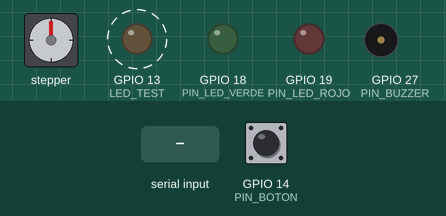
Simulated run of this sketch. Board: ESP32. On the bench: stepper motor, output pins drawn as LEDs (lit = HIGH), buzzer (waves = sounding, pin HIGH). Wiring (inferred from the names in the program): stepper motor (2048 steps per turn assumed): coils GPIO 32, GPIO 33, GPIO 25, GPIO 26. Dashed ring = blinking. The test bench sets the inputs (shaded band); at power-on: GPIO 14 (PIN_BOTON) HIGH. Pins used as bus, display or sensor lines are not drawn.

Above: at 1.2 s.
1.3 s: "1\n" received over Serial
At 1.75 s:
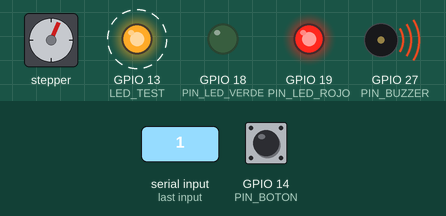
4.3 s: GPIO 14 (PIN_BOTON) pulled LOW for 1 s
At 5.9 s:
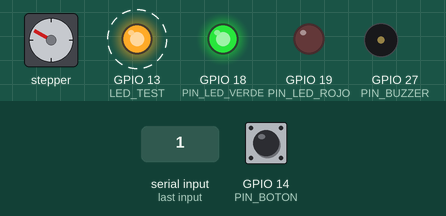
7.3 s: "2\n" received over Serial
At 7.75 s:
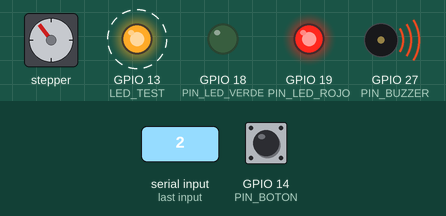
10.3 s: "3\n" received over Serial
13.3 s: GPIO 14 (PIN_BOTON) pulled LOW for 0.15 s
At 13.9 s:
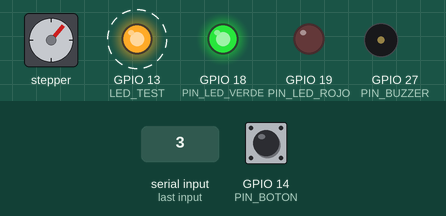
16.3 s: "4\n" received over Serial
At 18.9 s:
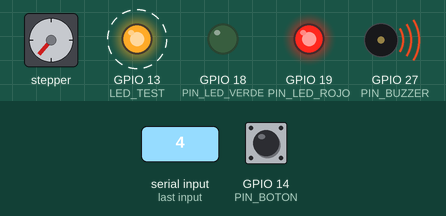
Timing chart, 0 to 20.3 s (numbered marks = the images above; inputs shaded):
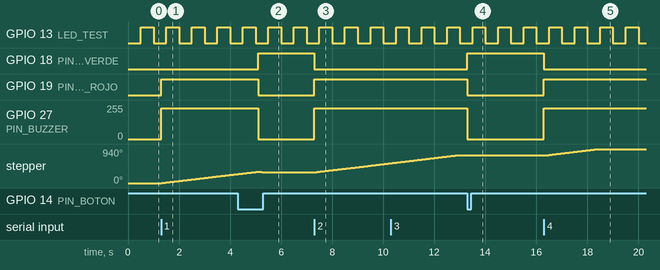

The sketch:

Codigo_Pastillero_Automatico.ino
```cpp
/*  ITES
 *  Cursada 2022
 *
 *  Código: Movimiento Motor Paso a Paso.
 *
 *  Autores: Faggi Gianfranco, Funes Diego, Clarembaux Juan.
 *  Fecha: 04/10/2022
 *
 *  Código: Paso a Paso Pastillero
 *
 *  Codigo de funcionamiento dentro del dispensador.
 *  El motor gira segun el valor que se ingrese por consola (en sentido horario y anti horario),
 *  el buzzer debe prender cuando este realiza un movimiento hacia la derecha hasta que el usuario tome la pastilla
 *  un led (verde) debe estar encendido cuando el dispositivo esta sin movimiento, mientras un led (rojo) debe encenderse cuando la pastilla este servida.
 */

//PINES PASO A PASO
#define IN1  32
#define IN2  33
#define IN3  25
#define IN4  26

//INTERVALO DE ESPERA ENTRE PASO Y PASO
#define INTERVALO_ESPERA_MOTOR               2

//SECUENCIA DE PASOS (par máximo)
int paso [4][4] =
{
  {1, 0, 0, 0},
  {0, 1, 0, 0},
  {0, 0, 1, 0},
  {0, 0, 0, 1},
};

//INFORMACION PASO A PASO
int     Pasos_a_realizar_ida =               0;                                  //Cantidad de pasos a realizar por el motor paso a paso en sentido horario
int     Pasos_recibidos =                    0;                                  //Variable ingresada por el servidor, la cual manda la cantidad de vueltas a realizar por el motor
int     Pasos_a_realizar_vuelta =            0;                                  //Cantidad de pasos a realizar por el motor paso a paso en sentido anti-horario


//LED TEST
#define INTERVALO                            500                                 //Tiempo en ms
#define LED_TEST                             13                                  // LED USADO EN EL BLINK DE HABILITACION
#define CONFIG_LED_TEST                      pinMode(LED_TEST, OUTPUT)
#define ACTUALIZAR_LED_TEST(X)               digitalWrite(LED_TEST, X)

//PINES BUZZER
#define PIN_BUZZER                           27
byte salida                                  = 230;
byte entrada                                 = 0;

//PINES BOTON
#define PIN_BOTON                            14
int EstaApretado = HIGH;

//LED ROJO
#define PIN_LED_ROJO                         19                                 // LED ROJO
#define CONFIG_LED_ROJO                      pinMode(PIN_LED_ROJO, OUTPUT)
#define ACTUALIZAR_LED_ROJO(X)               digitalWrite(PIN_LED_ROJO, X)
//LED VERDE
#define PIN_LED_VERDE                        18                                 // LED VERDE
#define CONFIG_LED_VERDE                     pinMode(PIN_LED_VERDE, OUTPUT)
#define ACTUALIZAR_LED_VERDE(X)              digitalWrite(PIN_LED_VERDE, X)

//----------------------------------------------------------------------------------------------------------------------------------------------------------------

void setup()
{
  Serial.begin(9600);
  pinMode(IN1, OUTPUT);
  pinMode(IN2, OUTPUT);
  pinMode(IN3, OUTPUT);
  pinMode(IN4, OUTPUT);
  CONFIG_LED_TEST;
  CONFIG_LED_VERDE;
  CONFIG_LED_ROJO;
  pinMode(PIN_BOTON, INPUT_PULLUP);


}
//----------------------------------------------------------------------------------------------------------------------------------------------------------------

void loop()
  {
  MoverMotorDelante();
  MoverMotorAtras();
  RecibirPasosMonitorSerial();
  LedTest();
}

//----------------------------------------------------------------------------------------------------------------------------------------------------------------
void RecibirPasosMonitorSerial()                                //RECIBE EL DATO ENVIADO POR EL MONITOR SERIAL
  {

  int Case = 0;
  if(!Serial.available()) return;

  Case = Serial.parseInt();

  switch (Case) {
    case 1:
        Pasos_a_realizar_ida= 1794;
        Pasos_a_realizar_vuelta = 1794;
        break;
    case 2:
        Pasos_a_realizar_ida= 1538;
        Pasos_a_realizar_vuelta = 1538;
        break;
    case 3:
        Pasos_a_realizar_ida= 1282;
        Pasos_a_realizar_vuelta = 1282;
        break;
    case 4:
        Pasos_a_realizar_ida= 1024;
        Pasos_a_realizar_vuelta = 1024;
        break;
    case 5:
        Pasos_a_realizar_ida= 768;
        Pasos_a_realizar_vuelta = 768;
        break;
    case 6:
        Pasos_a_realizar_ida= 512;
        Pasos_a_realizar_vuelta = 512;
        break;
    case 7:
        Pasos_a_realizar_ida= 256;
        Pasos_a_realizar_vuelta = 256;
        break;

    default:
    break;
  }

  while(Serial.available()) Serial.read();                       //VACIA EL BUFFER DE RECEPCION SERIE
  }

//----------------------------------------------------------------------------------------------------------------------------------------------------------------
void MoverMotorDelante()                                        //MOVIMIENTO DEL MOTOR EN SENTIDO HORARIO
{
  static unsigned long antMillis = 0;

  if(!Pasos_a_realizar_ida) return;

  if(millis() - antMillis < INTERVALO_ESPERA_MOTOR) return;     //Si no se cumple tal condicion, retorna
  antMillis = millis();

  AvanzarUnPaso();
  ACTUALIZAR_LED_ROJO(HIGH);
  ACTUALIZAR_LED_VERDE (LOW);

  Pasos_a_realizar_ida--;

  }

  //----------------------------------------------------------------------------------------------------------------------------------------------------------------

void MoverMotorAtras()                                          //MOVIMIENTO DEL MOTOR
{
  static unsigned long antMillis = 0;
    RecibirEstadoBoton();

  if(Pasos_a_realizar_ida != 0 ) return;

  if(EstaApretado == HIGH)  return;

  if(!Pasos_a_realizar_vuelta)return;


  if(millis() - antMillis < INTERVALO_ESPERA_MOTOR) return;     //Si no se cumple tal condicion, retorna
  antMillis = millis();

  RetrocederUnPaso();
  ACTUALIZAR_LED_ROJO(LOW);
  ACTUALIZAR_LED_VERDE(HIGH);

  Pasos_a_realizar_vuelta--;
  }


//----------------------------------------------------------------------------------------------------------------------------------------------------------------

 void AvanzarUnPaso()                                             //REALIZAR UN PASO EN SENTIDO HORARIO
  {
     static unsigned char i=0;
    digitalWrite(IN1, paso[i][0]);
    digitalWrite(IN2, paso[i][1]);
    digitalWrite(IN3, paso[i][2]);
    digitalWrite(IN4, paso[i][3]);
    i++;
    if(i==4) i=0;
    EncenderBuzzer();
  }

//----------------------------------------------------------------------------------------------------------------------------------------------------------------

  void RetrocederUnPaso()                                         //REALIZAR UN PASO EN SENTIDO ANTI-HORARIO
  {
    static unsigned char i=0;
    digitalWrite(IN1, paso[i][3]);
    digitalWrite(IN2, paso[i][2]);
    digitalWrite(IN3, paso[i][1]);
    digitalWrite(IN4, paso[i][0]);
    i++;
    if(i==4) i=0;
    ApagarBuzzer();
  }

//----------------------------------------------------------------------------------------------------------------------------------------------------------------
void LedTest()                                                    //BLINK QUE CAMBIA CON TIEMPO
  {
  static bool ledState=0;
  static unsigned long antMillis = 0;

  //Si no se cumple tal condicion, retorna
  if(millis() - antMillis < INTERVALO) return;
  antMillis = millis();

  ledState = !ledState;

  ACTUALIZAR_LED_TEST(ledState);
  }

//----------------------------------------------------------------------------------------------------------------------------------------------------------------
void EncenderBuzzer()                                            //ENCIENDE EL BUZZER PARA QUE EMITA UN SONIDO
{
  analogWrite(PIN_BUZZER, salida);
 }

//----------------------------------------------------------------------------------------------------------------------------------------------------------------
void ApagarBuzzer()                                             //APAGA EL BUZZER PARA QUE DEJE DE EMITIR SONIDOS
{
  analogWrite(PIN_BUZZER, entrada);
    }

//----------------------------------------------------------------------------------------------------------------------------------------------------------------
void RecibirEstadoBoton() {                                     //RECIBE EL CAMBIO DE ESTADO DEL PULSADOR
  EstaApretado = digitalRead(PIN_BOTON);
  if(EstaApretado != HIGH) return;
  }
```

Measured:
- after the input at 1.3 s, GPIO 19 (PIN_LED_ROJO): LOW → HIGH at once; GPIO 27 (PIN_BUZZER): 0/255 → 230/255 at once; stepper: keeps turning clockwise at about 84°/s, starting at once
- after the input at 4.3 s, GPIO 18 (PIN_LED_VERDE): LOW → HIGH after 0.80 s; GPIO 19 (PIN_LED_ROJO): HIGH → LOW after 0.80 s; GPIO 27 (PIN_BUZZER): 230/255 → 0/255 after 0.80 s
- after the input at 13.3 s, GPIO 18 (PIN_LED_VERDE): LOW → HIGH at once; GPIO 19 (PIN_LED_ROJO): HIGH → LOW at once; GPIO 27 (PIN_BUZZER): 230/255 → 0/255 at once; stepper: turns 12° counter-clockwise in 0.12 s, starting at once
- after the input at 16.3 s, GPIO 18 (PIN_LED_VERDE): HIGH → LOW at once; GPIO 19 (PIN_LED_ROJO): LOW → HIGH at once; GPIO 27 (PIN_BUZZER): 0/255 → 230/255 at once; stepper: turns 179° clockwise in 2.1 s, starting at once
- by itself, GPIO 13 (LED_TEST): alternates HIGH for 0.50 s and LOW for 0.50 s
